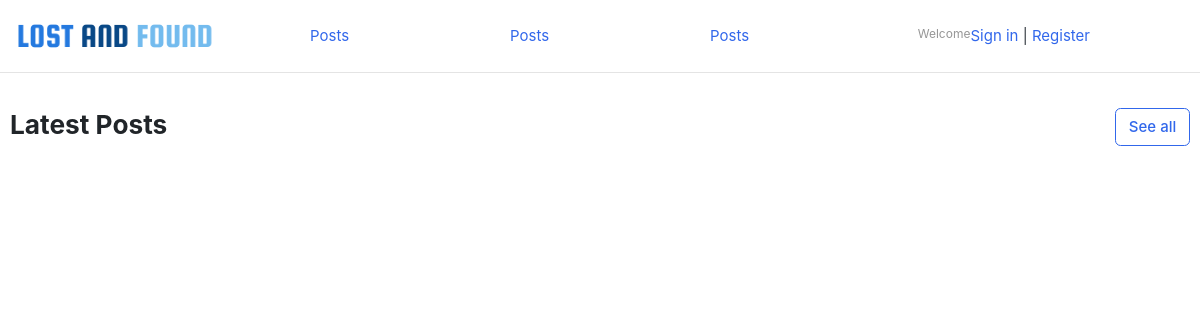
/, run on an earlier commit of the app's database.
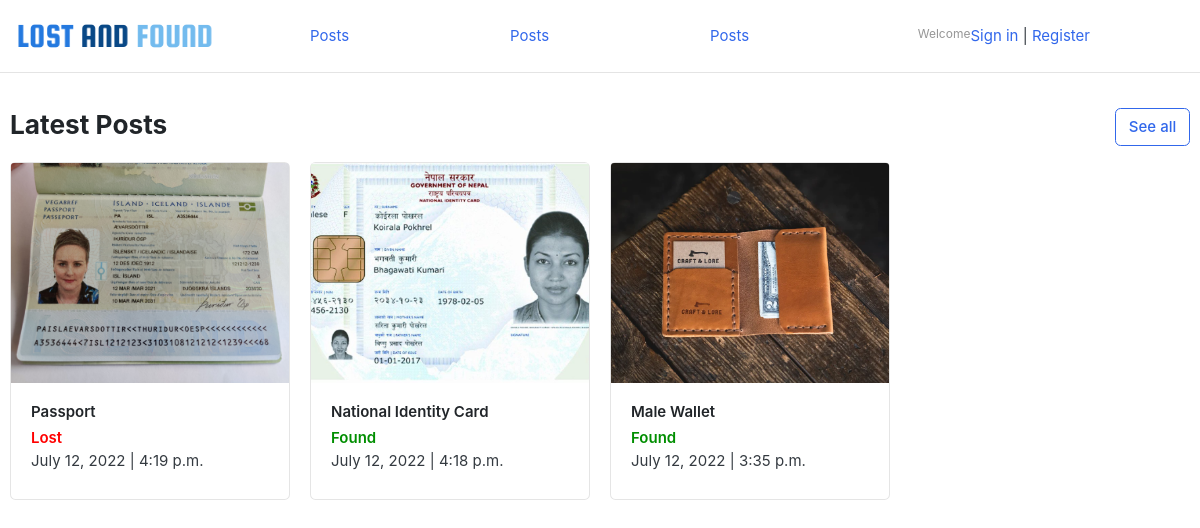
And on a later commit of the database.
### backend/newsfeeds/models.py (models this page shows, shortened)
class Feeds(models.Model):
    name = models.CharField(max_length=50, blank=True)
    item_name = models.CharField(max_length=25)
    slug = models.SlugField(max_length=35,  null = True, blank = True)
    item_image = models.ImageField(upload_to='images/items/', blank=True)
    category = models.ForeignKey('Category', on_delete=models.CASCADE)
    location = models.CharField(max_length=35)
    time = models.CharField(max_length=20)
    descriptions = models.TextField()
    status = models.CharField(max_length=1)
    contact = models.CharField(max_length=20, blank=True)
    user = models.ForeignKey(Accounts, on_delete=models.CASCADE)
    date_created = models.DateTimeField(auto_now_add=True)
    date_updated = models.DateTimeField(auto_now=True)
    class Meta:
        ordering = ['id']
    def get_url(self):
        return reverse('item_detail', args=[self.category.slug, self.slug])

### backend/lostandfound/views.py (the view)
# urls.py: path('', home, name='home'),
def home(request):
    recent = Feeds.objects.all().order_by('-date_created')[:10]
    contexts ={
        'feeds' : recent
    }
    return render(request, 'home.html', contexts)

### backend/newsfeeds/category_content.py (called while the page is built)
def category_link(request):
    links = Category.objects.all()
    return dict(links=links)

### frontend/templates/home.html
{% extends 'navigation.html' %}
{% block start %}
    {% load static %}
    <section class="section-name padding-y-sm">
        <div class="container">
            <header class="section-heading">
                <a href="{% url 'newsfeed' %}"
                   class="btn btn-outline-primary float-right">See all</a>
                <h3 class="section-title">Latest Posts</h3>
            </header>
            <div class="row">
                {% for feed in feeds %}
                <div class="col-md-3">
                    <div class="card card-product-grid">
                        <a href="{{ feed.get_url }}" class="img-wrap">
                            <img src="{{ feed.item_image.url }}">
                        </a>
                        <figcaption class="info-wrap">
                            <div class="fix-height">
                                <a href="{{ feed.get_url }}" class="title font-weight-bold">{{ feed.item_name }}</a>
                                {% if feed.status == 'L' %}
                                    <div class="missing mt-1">Lost</div>
                                {% else %}
                                    <div class="found mt-1">Found</div>
                                {% endif %}
                                <p>
                                    {{ feed.date_created.date }} | {{ feed.date_created.time }}
                                </p>
                            </div>
                        </figcaption>
                    </div>
                </div>
                {% endfor %}
            </div>
        </div>
    </section>
{% endblock %}

### frontend/templates/navigation.html (shortened to what this page needs)
{% load static %}
<!DOCTYPE HTML>
<html lang="en">
    <head>
        <link href="{% static 'css/bootstrap.css' %}"
              rel="stylesheet"
              type="text/css"/>
        <link href="{% static 'fonts/fontawesome/css/all.min.css' %}"
              type="text/css"
              rel="stylesheet">
        <link href="{% static 'css/ui.css' %}" rel="stylesheet" type="text/css"/>
        <link href="{% static 'css/responsive.css' %}"
              rel="stylesheet"
              media="only screen and (max-width: 1200px)"/>
    </head>
    <body>
        <header class="section-header">
            <section class="header-main border-bottom">
                <div class="container">
                    <div class="row align-items-center">
                        <div class="col-lg-3
                         col-md-3 col-6">
                            <a href="{% url 'newsfeed' %}" class="brand-wrap">
                                <img class="logo" src="{% static 'images/logo.png' %}">
                            </a>
                        </div>
                    <div class="col-lg-2 col-md-3 col-6">
                        <a href="{% url 'newsfeed' %}" >Posts</a>
                    </div>
                <div class="col-lg-2 col-md-3 col-6">
                        <a href="{% url 'newsfeed' %}" >Posts</a>
                    </div>
                <div class="col-lg-2 col-md-3 col-6">
                        <a href="{% url 'newsfeed' %}" >Posts</a>
                    </div>
                        <div class="col-lg-2 col-md-3 col-6">
                            <div class="d-flex justify-content-end">
                                    <small class="title text-muted text-center">Welcome</small>
                                    {% if user.id is None %}
                                        <div>
                                            <a href="{% url 'signin' %}">Sign in</a> <span class="dark-transp">|</span>
                                            <a href="{% url 'register' %}">Register</a>
                                        </div>
                                {% endif %}
                            </div>
                        </div>
                    </div>
                </div>
            </section>
        </header>
        {% block start %}{% endblock %}
    </body>
</html>

### frontend/static/css/ui.css (style rules this page uses)
html { font-family: "Inter", sans-serif; font-size: 15px; }
.img-wrap { text-align: center; display: block; }
.img-wrap img { max-width: 100%; }
.padding-y-sm { padding-top: 20px; padding-bottom: 20px; }
.section-heading { margin-bottom: 20px; margin-top: 15px; }
.section-title { color: #212529; }
p:last-child { margin-bottom: 0; }
.header-main { position: relative; padding-top: 1rem; padding-bottom: 1rem; }
.brand-wrap .logo, .navbar-brand .logo { margin-right: 7px; max-height: 42px; display: inline-block; }
[class*=card-product] a.title { color: #212529; display: block; }
[class*=card-product] p { margin-bottom: 0; }
[class*=card-product] .img-wrap { overflow: hidden; position: relative; }
[class*=card-product] .img-wrap img { height: 100%; max-width: 100%; width: auto; display: inline-block; -o-object-fit: cover; object-fit: cover; }
.card-product-grid { margin-bottom: 20px; }
.card-product-grid .img-wrap { border-radius: 0.2rem 0.2rem 0 0; height: 220px; }
.card-product-grid .info-wrap { overflow: hidden; padding: 18px 20px; }
.card-product-grid .fix-height { height: 80px; overflow: hidden; }
.card .img-wrap { overflow: hidden; }
.found { font-weight: 600; color: #008e00; }
.missing { font-weight: 600; color: #ff0000; }

What changed in the data, as far as the page shows it:
added Feeds: item_image (picture), item_name "Passport", status "Lost", date_created "July 12, 2022", date_created.time "4:19 p.m."
added Feeds: item_image (picture), item_name "National Identity Card", status "Found", date_created "July 12, 2022", date_created.time "4:18 p.m."
added Feeds: item_image (picture), item_name "Male Wallet", status "Found", date_created "July 12, 2022", date_created.time "3:35 p.m."
